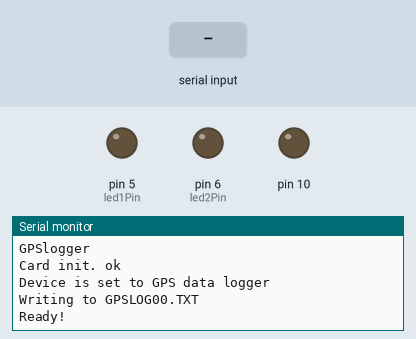
Bench run of a sketch on a simulated Arduino Uno, built with avr-gcc and run on an emulated ATmega328P. On the bench: output pins drawn as LEDs (lit = HIGH), the last lines printed to the serial monitor. Inputs (shaded band) come from the test bench. Storage starts empty; pins used as bus, display or sensor lines are not drawn.

Above: at 14.7 s.
14.8 s: byte 13 ('\r') received over Serial
At 16.0 s:
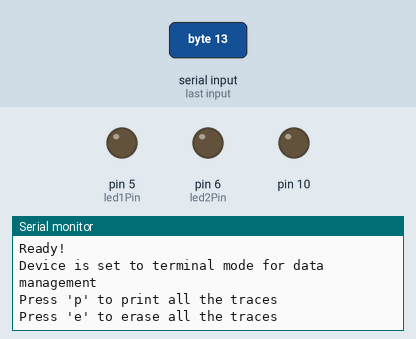
16.3 s: "p\n" received over Serial
At 17.5 s:
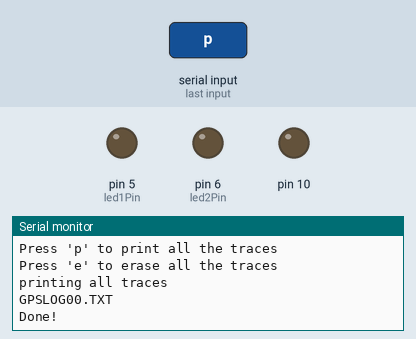
17.8 s: byte 101 ('e') received over Serial
At 17.98 s:
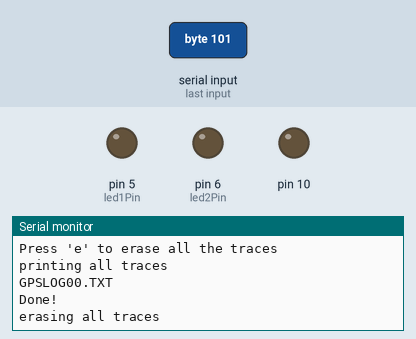

Measured:
- after the input at 14.8 s, the serial monitor: prints a new line at once (image 1)
- after the input at 16.3 s, the serial monitor: prints a new line at once (image 2)
- after the input at 17.8 s, the serial monitor: prints a new line at once (image 3)

The sketch:

enhancedgpsv2.ino
```cpp
// Ladyada's logger modified by Bill Greiman to use the SdFat library

// this is a generic logger that does checksum testing so the data written should be always good
// Assumes a sirf III chipset logger attached to pin 2 and 3

#include <SD.h>


#define SERIAL_SET "$PSRF100,01,4800,08,01,00*0E\r\n"

// GGA-Global Positioning System Fixed Data, message 103,00

#define GGA_ON "$PSRF103,00,00,01,01*25\r\n"
#define GGA_OFF "$PSRF103,00,00,00,01*24\r\n"

// GLL-Geographic Position-Latitude/Longitude, message 103,01

#define GLL_ON "$PSRF103,01,00,01,01*26\r\n"
#define GLL_OFF "$PSRF103,01,00,00,01*27\r\n"

// GSA-GNSS DOP and Active Satellites, message 103,02

#define GSA_ON "$PSRF103,02,00,01,01*27\r\n"
#define GSA_OFF "$PSRF103,02,00,00,01*26\r\n"

// GSV-GNSS Satellites in View, message 103,03

#define GSV_ON "$PSRF103,03,00,01,01*26\r\n"
#define GSV_OFF "$PSRF103,03,00,00,01*27\r\n"

// RMC-Recommended Minimum Specific GNSS Data, message 103,04

#define RMC_ON "$PSRF103,04,00,01,01*21\r\n"
#define RMC_OFF "$PSRF103,04,00,00,01*20\r\n"

// VTG-Course Over Ground and Ground Speed, message 103,05

#define VTG_ON "$PSRF103,05,00,01,01*20\r\n"
#define VTG_OFF "$PSRF103,05,00,00,01*21\r\n"

// Switch Development Data Messages On/Off, message 105
#define LOG_DDM 1
#define DDM_ON "$PSRF105,01*3E\r\n"
#define DDM_OFF "$PSRF105,00*3F\r\n"

#define USE_WAAS 0 // useful in US, but slower fix
#define WAAS_ON "$PSRF151,01*3F\r\n" // the command for turning on WAAS
#define WAAS_OFF "$PSRF151,00*3E\r\n" // the command for turning off WAAS

#include <SoftwareSerial.h>

// what to log
#define LOG_RMC 1 // RMC-Recommended Minimum Specific GNSS Data, message 103,04
#define LOG_GGA 0 // GGA-Global Positioning System Fixed Data, message 103,00
#define LOG_GLL 0 // GLL-Geographic Position-Latitude/Longitude, message 103,01
#define LOG_GSA 0 // GSA-GNSS DOP and Active Satellites, message 103,02
#define LOG_GSV 0 // GSV-GNSS Satellites in View, message 103,03
#define LOG_VTG 0 // VTG-Course Over Ground and Ground Speed, message 103,05

// Use pins 2 and 3 to talk to the GPS. 2 is the TX pin, 3 is the RX pin
SoftwareSerial gpsSerial = SoftwareSerial(2, 3);

// Set the GPSRATE to the baud rate of the GPS module. Most are 4800
// but some are 38400 or other. Check the datasheet!
#define GPSRATE 4800

// Set the Serial communication baud rate of the computer
#define SERIALRATE 19200

// Set the pins used
#define powerPin 4
#define led1Pin 5
#define led2Pin 6
#define chipSelect 10


#define BUFFSIZE 128
char buffer[BUFFSIZE];
uint8_t bufferidx = 0;

uint8_t i;
File logfile;
bool TERMINALMODE = 1; // activate terminal mode at startup, not GPS logging


// blink out an error code
void error(uint8_t errno) {
/*
if (SD.errorCode()) {
putstring("SD error: ");
Serial.print(card.errorCode(), HEX);
Serial.print(',');
Serial.println(card.errorData(), HEX);
}
*/
  while(1) {
    for (i=0; i<errno; i++) {
      digitalWrite(led1Pin, HIGH);
      digitalWrite(led2Pin, HIGH);
      delay(100);
      digitalWrite(led1Pin, LOW);
      digitalWrite(led2Pin, LOW);
      delay(100);
    }
    for (; i<10; i++) {
      delay(200);
    }
  }
}

void setup() {

  Serial.begin(SERIALRATE);
  Serial.println("\r\nGPSlogger");
  pinMode(led1Pin, OUTPUT);
  pinMode(led2Pin, OUTPUT);
  pinMode(powerPin, OUTPUT);
  digitalWrite(powerPin, HIGH);//don't power GPS on

  // make sure that the default chip select pin is set to
  // output, even if you don't use it:
  pinMode(10, OUTPUT);

  // see if the card is present and can be initialized:
  if (!SD.begin(chipSelect)) {
    Serial.println("Card init. failed!");
    error(1);
  }
  else {
    Serial.println("Card init. ok");
  }


  // waiting for a serial connection
  while (millis()<10000)
  {
    if (Serial.available()>0)
    {
      if (Serial.read()=='\r')
      {
        TERMINALMODE = 1;
        break;
      }
    }
   TERMINALMODE = 0;
  }
  if (TERMINALMODE)
  {
    Serial.println("Device is set to terminal mode for data management");
    Serial.println("Press 'p' to print all the traces");
    Serial.println("Press 'e' to erase all the traces");
  }
  else
  {
    Serial.println("Device is set to GPS data logger");

    digitalWrite(powerPin, LOW); //turn on GPS
    delay(800);

    //find the filename to write data into, skip existing files
    strcpy(buffer, "GPSLOG00.TXT");
    for (i = 0; i < 100; i++) {
      buffer[6] = '0' + i/10;
      buffer[7] = '0' + i%10;
      // create if does not exist, do not open existing, write, sync after write
      if (! SD.exists(buffer)) {
        break;
      }
    }
    // current filename is buffer

    logfile = SD.open(buffer, FILE_WRITE);
    if( ! logfile ) {
      Serial.print("Couldnt create "); Serial.println(buffer);
      error(3);
    }
    Serial.print("Writing to "); Serial.println(buffer);

    // connect to the GPS at the desired rate
    gpsSerial.begin(GPSRATE);

    Serial.println("Ready!");

    gpsSerial.print(SERIAL_SET);
    delay(250);

    #if (LOG_DDM == 1)
         gpsSerial.print(DDM_ON);
    #else
         gpsSerial.print(DDM_OFF);
    #endif
      delay(250);
    #if (LOG_GGA == 1)
        gpsSerial.print(GGA_ON);
    #else
        gpsSerial.print(GGA_OFF);
    #endif
      delay(250);
    #if (LOG_GLL == 1)
        gpsSerial.print(GLL_ON);
    #else
        gpsSerial.print(GLL_OFF);
    #endif
      delay(250);
    #if (LOG_GSA == 1)
        gpsSerial.print(GSA_ON);
    #else
        gpsSerial.print(GSA_OFF);
    #endif
      delay(250);
    #if (LOG_GSV == 1)
        gpsSerial.print(GSV_ON);
    #else
        gpsSerial.print(GSV_OFF);
    #endif
      delay(250);
    #if (LOG_RMC == 1)
        gpsSerial.print(RMC_ON);
    #else
        gpsSerial.print(RMC_OFF);
    #endif
      delay(250);

    #if (LOG_VTG == 1)
        gpsSerial.print(VTG_ON);
    #else
        gpsSerial.print(VTG_OFF);
    #endif
      delay(250);

    #if (USE_WAAS == 1)
        gpsSerial.print(WAAS_ON);
    #else
        gpsSerial.print(WAAS_OFF);
    #endif
      delay(250);
  }
}

void loop() {

  if (TERMINALMODE)
  {
      if (Serial.available()>0)
      {
        char cc = Serial.read();
        if (cc=='p')
        {
            Serial.println("printing all traces");
            char filename[13];
            strcpy(filename, "GPSLOG00.TXT");
            for (i = 0; i < 100; i++) {

               filename[6] = '0' + i/10;
               filename[7] = '0' + i%10;

            // create if does not exist, do not open existing, write, sync after write
               if (SD.exists(filename))
               {
                 Serial.println(filename);
                 File dataFile = SD.open(filename,FILE_READ);
                 // if the file is available, write to it:
                 if (dataFile) {
                   while (dataFile.available())
                   {
                     Serial.write(dataFile.read());
                   }
                   dataFile.close();
                 }
               }
             }
             Serial.println("Done!");

        }

        if (cc=='e')
        {
            Serial.println("erasing all traces");
            char filename[13];
            strcpy(filename, "GPSLOG00.TXT");
            for (i = 0; i < 100; i++) {

               filename[6] = '0' + i/10;
               filename[7] = '0' + i%10;

            // create if does not exist, do not open existing, write, sync after write
               if (SD.exists(filename))
               {
                 SD.remove(filename);
               }
             }
             Serial.println("Done!");
        }

      }

  }
  else
  {

      if (Serial.available()>0)
      {
        if (Serial.read()=='\r')
        {
          logfile.close();
          TERMINALMODE = 1;
          Serial.println("Device is set to terminal mode for data management");
          Serial.println("Press 'p' to print all the traces");
          Serial.println("Press 'e' to erase all the traces");
          return;
        }
      }

      char c;
      uint8_t sum;

      // read one 'line'
      if (gpsSerial.available()) {
        c = gpsSerial.read();

        if (bufferidx == 0) {
          while (c != '$')
            c = gpsSerial.read(); // wait till we get a $
        }
      buffer[bufferidx] = c;

      if (c == '\n') {
        buffer[bufferidx+1] = 0; // terminate it


      // rad. lets log it!

      Serial.print(buffer); //first, write it to the serial monitor


      // Bill Greiman - need to write bufferidx + 1 bytes to getCR/LF
      bufferidx++;

      digitalWrite(led2Pin, HIGH); // Turn on LED 2 (indicates write to SD)

      //add a very simple check before writing
      if (buffer[1]=='G'){

        logfile.write((uint8_t *) buffer, bufferidx); //write the string to the SD file
        logfile.flush();
      }

      digitalWrite(led2Pin, LOW); //turn off LED2 (write to SD is finished)

      bufferidx = 0; //reset buffer pointer


      return;


      }
      if (bufferidx<BUFFSIZE-2) bufferidx++;


    }

  }


}


/* End code */
```
